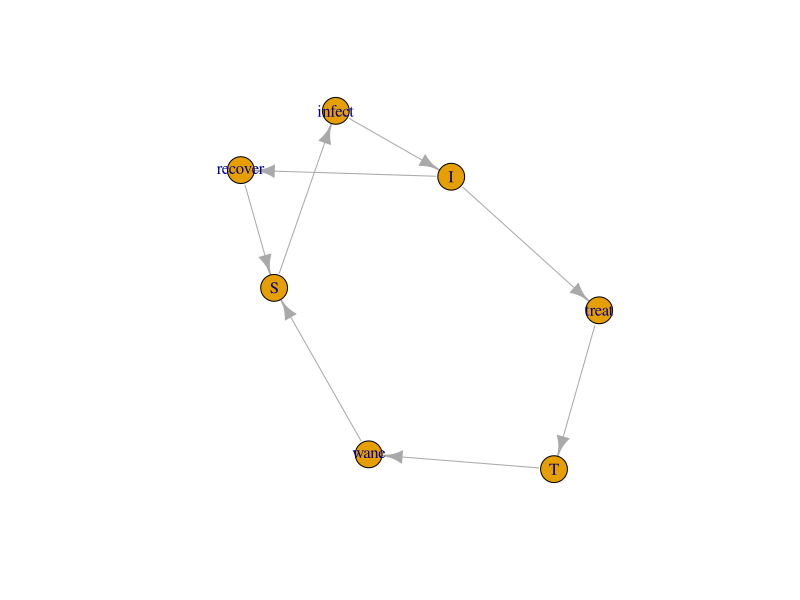
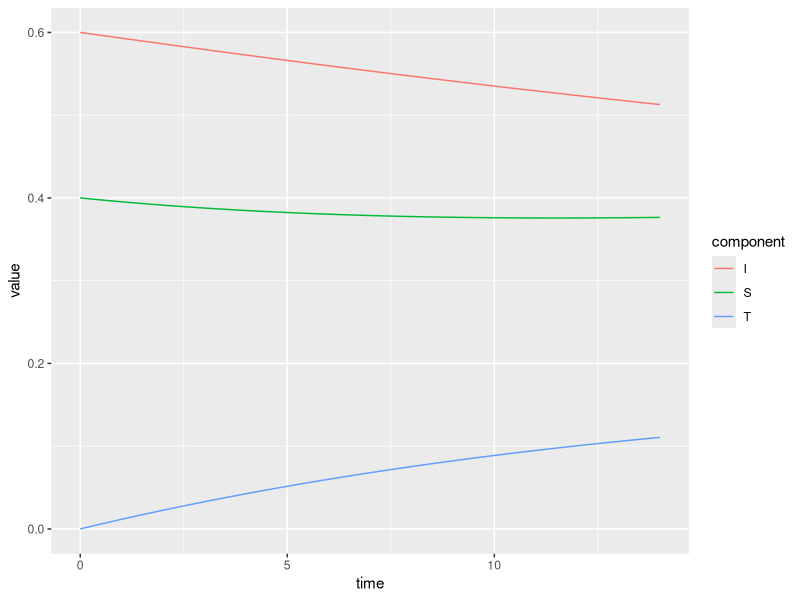

The R script that drew these images, in order:
## ---- chunk 1
library(deSolve)
library(ggraph)
library(ggplot2)
library(igraph)
## ---- chunk 2
model_graph <- graph_from_literal(
    S -+ infect -+ I, I -+ recover -+ S, I -+ treat -+ T, T -+ wane -+ S
)
plot(model_graph)
## ---- chunk 3
plot_master_equation <- function(S, h, r, tau, u) {
    params <- matrix(c(-h, h, 0, r, -r - tau, tau, u, 0, -u), nrow = 3)
    state <- c(S = S, I = 1 - S, T = 0)
    cme <- function(t, state, parameters) {
        list(as.numeric(parameters %*% state))
    }
    times <- seq(0, 14, by = 0.1)
    trajectory <- deSolve::ode(y = state, times = times, func = cme, parms = params)
    tdf <- rbind(
        data.frame(time = trajectory[, 1], value = trajectory[, 2], component = "S"),
        data.frame(time = trajectory[, 1], value = trajectory[, 3], component = "I"),
        data.frame(time = trajectory[, 1], value = trajectory[, 4], component = "T")
    )
    ggplot(tdf, aes(x = time, y = value, color = component)) + geom_line()
}
plot_master_equation(.4, 1/50, 1/200, 1/50, 1/20)
## ---- chunk 4
A_matrix <- function(h, r, tau, u) matrix(c(-h, h, 0, r, -r - tau, tau, u, 0, -u), nrow = 3)
A <- A_matrix(1/50, 1/200, 1/50, 1/20)
eigen(A)
